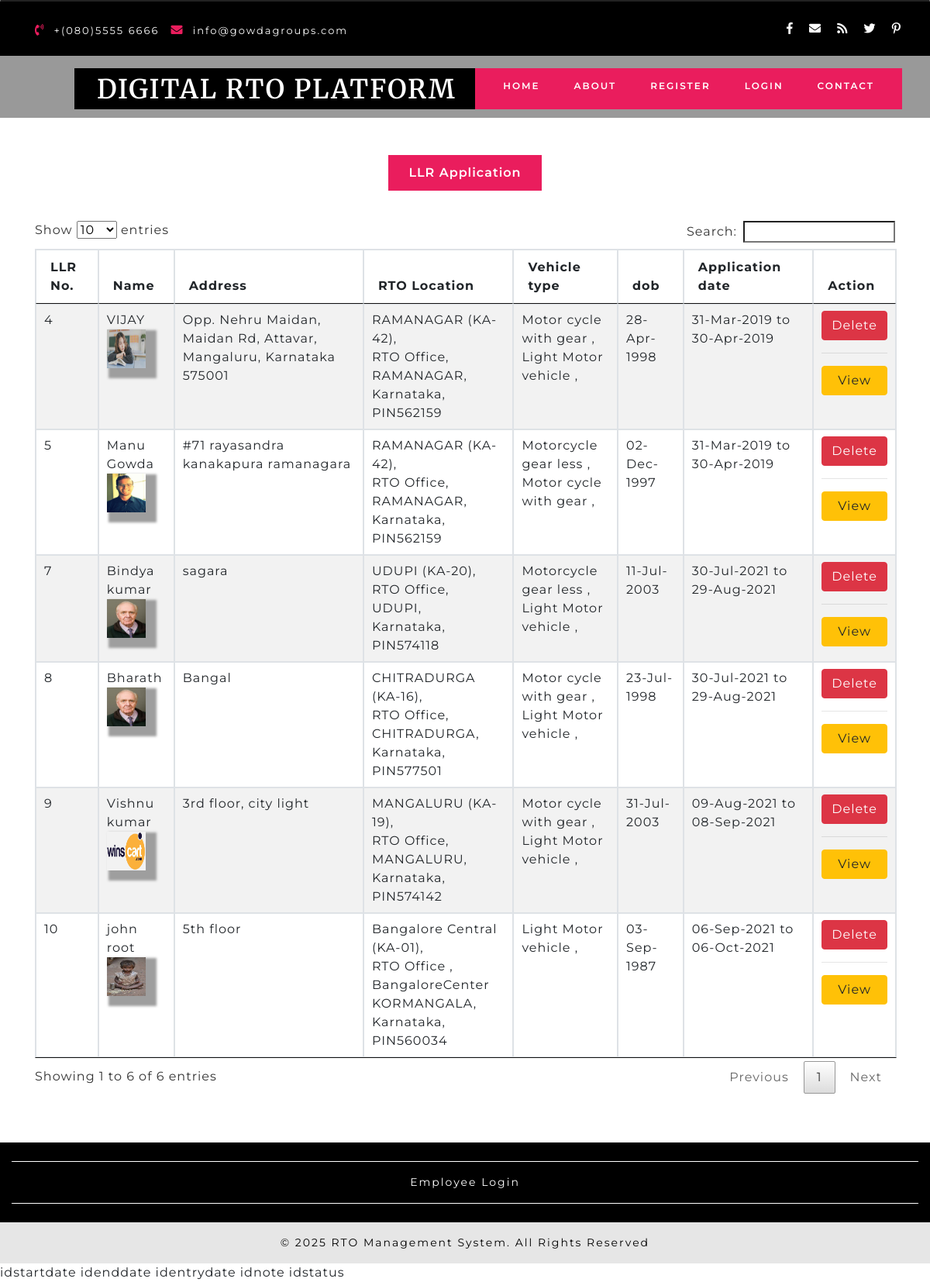
The page /DIGITALRTOPLATFORM/llr.php on the database its author committed.
### tables this page shows
CREATE TABLE `llr` (
  `llrid` int(10) NOT NULL,
  `enrollerid` int(10) NOT NULL,
  `llrtype` varchar(50) NOT NULL,
  `stateid` int(10) NOT NULL,
  `cityid` int(10) NOT NULL,
  `vehicletypeid` text NOT NULL,
  `name` varchar(50) NOT NULL,
  `swd` varchar(25) NOT NULL,
  `photo` varchar(100) NOT NULL,
  `paddr` text NOT NULL,
  `taddr` text NOT NULL,
  `paddrduration` varchar(50) NOT NULL,
  `dob` date NOT NULL,
  `birthplace` varchar(50) NOT NULL,
  `qualification` varchar(25) NOT NULL,
  `identificationmarks` text NOT NULL,
  `bloodgroup` varchar(25) NOT NULL,
  `applicationdate` date NOT NULL,
  `testdate` date NOT NULL,
  `startdate` date NOT NULL,
  `enddate` date NOT NULL,
  `note` text NOT NULL,
  `document` varchar(100) NOT NULL,
  `status` varchar(10) NOT NULL
);

CREATE TABLE `branch` (
  `branchid` int(10) NOT NULL,
  `branchname` varchar(25) NOT NULL,
  `branchaddress` text NOT NULL,
  `cityid` int(10) NOT NULL,
  `pin` varchar(10) NOT NULL,
  `stateid` int(10) NOT NULL,
  `status` varchar(10) NOT NULL
);

CREATE TABLE `city` (
  `cityid` int(10) NOT NULL,
  `city` varchar(50) NOT NULL,
  `stateid` int(10) NOT NULL,
  `citycode` varchar(10) NOT NULL,
  `discription` text NOT NULL,
  `status` varchar(10) NOT NULL
);

CREATE TABLE `state` (
  `stateid` int(10) NOT NULL,
  `state` varchar(50) NOT NULL,
  `statecode` varchar(10) NOT NULL,
  `discription` text NOT NULL,
  `status` varchar(10) NOT NULL
);

CREATE TABLE `vehicletype` (
  `vehicletypeid` int(10) NOT NULL,
  `vehicletype` varchar(25) NOT NULL,
  `description` text NOT NULL,
  `llrcost` float(100,2) NOT NULL,
  `dlcost` double(100,2) NOT NULL,
  `vehicleregcost` double(100,2) NOT NULL,
  `addresschangecost` double(100,2) NOT NULL,
  `dlrenewalcost` double(100,2) NOT NULL,
  `status` varchar(10) NOT NULL
);

### DIGITALRTOPLATFORM/llr.php (the view, shortened to what this page needs)
<?php
include("header.php");
?>
      <div class="slider">
        <div class="callbacks_container">
          <ul class="rslides" id="slider4">
            <li style="background-color:black;height:150px;">
            </li>
			</ul>
        </div>
      </div>
    </div>
	<section class="about" id="about">
      <div class="container py-lg-5 py-md-5 py-sm-4 py-3">
        <div id="horizontalTab">
          <ul class="resp-tabs-list justify-content-center">
            <li data-blast="bgColor" >LLR Application</li>
          </ul>
          <div class="resp-tabs-container">
			<div class="tab2">
              <div class="row mt-lg-4 mt-3">
                <div class="col-md-12 about-txt-img">
                  <div class="tab2">
              <div class="row mt-lg-12 mt-3">
                <div class="col-md-12 about-txt-img">
	 <table border="1" id="myTable"  class="table table-striped table-bordered" style="width:100%">
		<thead>
			<tr>
				<th>LLR No.</th>
				<th>Name</th>
				<th>Address</th>
				<th>RTO Location</th>
				<th>Vehicle type</th>
				<th>dob</th>
				<th>Application date</th>
				<th>Action</th>
			</tr>
		</thead>
		<tbody>
			<?php
					$sql = "SELECT llr.*,city.*,state.* FROM llr LEFT JOIN state ON state.stateid=llr.stateid LEFT JOIN city ON city.cityid=llr.cityid WHERE llr.status='Active'";
					$qsql= mysqli_query($con,$sql);
					while($rs = mysqli_fetch_array($qsql))
					{
	$sqlbranch= "SELECT * FROM branch WHERE stateid='$rs[stateid]' AND cityid='$rs[cityid]'";
	$qsqlbranch = mysqli_query($con,$sqlbranch);
	$rsbranch = mysqli_fetch_array($qsqlbranch);
				echo "<tr>
				<td>$rs[0]</td>
						<td>$rs[name]<br>
				<img src='llrphoto/$rs[photo]' style='width:50px;height:50px;'>
				</td>
				<td>$rs[paddr]</td>
				<td>";
				echo $rsbranch['branchname'] . ",<br>" . $rsbranch['branchaddress']. ",<br>" . $rs['city'] . ",<br>" . $rs['state'] . ",<br>PIN" . $rsbranch['pin'];
				echo "</td>
				<td>";
	$arrvehicletypes = unserialize($rs['vehicletypeid']);
	foreach($arrvehicletypes as $vtype)
	{
		$sqlvehicletype = "SELECT * FROM vehicletype WHERE vehicletypeid='$vtype'";
		$qsqlvehicletype = mysqli_query($con,$sqlvehicletype);
		$rsvehicletype = mysqli_fetch_array($qsqlvehicletype);
		echo $rsvehicletype['vehicletype'].",<br>";
	}
				echo "</td>
				<td>" . date("d-M-Y",strtotime($rs['dob'])) . "</td>
				<td>" . date("d-M-Y",strtotime($rs['startdate'])) . " to " . date("d-M-Y",strtotime($rs['enddate'])) . "</td>
				<td>
				<a href='llr.php?delid=$rs[0]'  class='btn btn-danger' onclick='return confirmdel()' style='width: 100%;' >Delete</a> <hr>
				<a href='llrprint.php?insid=$rs[0]' target='_blank'  class='btn btn-warning' style='width: 100%;' >View</a>
							</td>
						</tr>";
					}
					?>
					</tbody>
				  </table>
                </div>
				</div>
            </div>
                </div>
              </div>
            </div>
			</div>
        </div>
      </div>
    </section>
<?php
include("footer.php");
?>
  idstartdate idenddate identrydate idnote idstatus

### DIGITALRTOPLATFORM/css/style.css (style rules this page uses)
html, body { padding: 0; margin: 0; background: #fff; letter-spacing: 1px; font-family: 'Montserrat', sans-serif; }
body a { outline: none; transition: 0.5s all; -webkit-transition: 0.5s all; -moz-transition: 0.5s all; -o-transition: 0.5s all; -ms-transition: 0.5s all; text-decoration: none; }
ul { margin: 0; padding: 0; list-style-type: none; }
.rslides { position: relative; list-style: none; overflow: hidden; width: 100%; padding: 0; margin: 0; }
.rslides li { -webkit-backface-visibility: hidden; position: absolute; display: none; width: 100%; left: 0; top: 0; }
.rslides li:first-child { position: relative; display: block; float: left; }
.rslides { margin: 0 auto 40px; }
a { color: #fff; text-decoration: none; }
.callbacks_container { position: relative; float: left; width: 100%; }
.callbacks { position: relative; list-style: none; overflow: hidden; width: 100%; padding: 0; margin: 0; }
.callbacks li { position: absolute; width: 100%; left: 0; top: 0; }
.about-txt-img img { box-shadow:8px 7px 3px 6px #9e9e9e; border-radius: 0px; }
ul.resp-tabs-list { text-align: center; }
.resp-tabs-list li { font-weight: 600; font-size: 16px; display: inline-block; padding: 13px 30px; margin: 0; list-style: none; background: #000; cursor: pointer; color: #fff; }
.resp-tabs-container { padding: 0px; background-color: #fff; clear: left; }
.resp-tab-content { display: none; padding:0px 0px 15px; }
.resp-tab-active { border: 1px solid #c1c1c1; border-bottom: none; margin-bottom: -1px !important; }
.resp-tab-active { border: none; background-color: #ea1d5d !important; color: #000; }
.resp-tab-content { border:none; }
.resp-tab-content-active { display: block; }
@media (max-width:1440px) { .resp-tabs-list li { padding: 11px 26px; } }

### rows shown on the page
llr: llrid "4", name "VIJAY", photo (picture), paddr "Opp. Nehru Maidan, Maidan Rd, Attavar, Mangaluru, Karnataka 575001", branch.branchname "RAMANAGAR (KA-42)", branch.branchaddress "RTO Office", cityid.city "RAMANAGAR", stateid.state "Karnataka", branch.pin "562159", dob "28-Apr-1998", startdate "31-Mar-2019", enddate "30-Apr-2019"
vehicletype: vehicletype "Motor cycle with gear"
vehicletype: vehicletype "Light Motor vehicle"
llr: llrid "5", name "Manu Gowda", photo (picture), paddr "#71 rayasandra kanakapura ramanagara", branch.branchname "RAMANAGAR (KA-42)", branch.branchaddress "RTO Office", cityid.city "RAMANAGAR", stateid.state "Karnataka", branch.pin "562159", dob "02-Dec-1997", startdate "31-Mar-2019", enddate "30-Apr-2019"
vehicletype: vehicletype "Motorcycle gear less"
llr: llrid "7", name "Bindya kumar", photo (picture), paddr "sagara", branch.branchname "UDUPI (KA-20)", branch.branchaddress "RTO Office", cityid.city "UDUPI", stateid.state "Karnataka", branch.pin "574118", dob "11-Jul-2003", startdate "30-Jul-2021", enddate "29-Aug-2021"
llr: llrid "8", name "Bharath", photo (picture), paddr "Bangal", branch.branchname "CHITRADURGA (KA-16)", branch.branchaddress "RTO Office", cityid.city "CHITRADURGA", stateid.state "Karnataka", branch.pin "577501", dob "23-Jul-1998", startdate "30-Jul-2021", enddate "29-Aug-2021"
llr: llrid "9", name "Vishnu kumar", photo (picture), paddr "3rd floor, city light", branch.branchname "MANGALURU (KA-19)", branch.branchaddress "RTO Office", cityid.city "MANGALURU", stateid.state "Karnataka", branch.pin "574142", dob "31-Jul-2003", startdate "09-Aug-2021", enddate "08-Sep-2021"
llr: llrid "10", name "john root", photo (picture), paddr "5th floor", branch.branchname "Bangalore Central (KA-01)", branch.branchaddress "RTO Office", cityid.city "BangaloreCenter KORMANGALA", stateid.state "Karnataka", branch.pin "560034", dob "03-Sep-1987", startdate "06-Sep-2021", enddate "06-Oct-2021"
